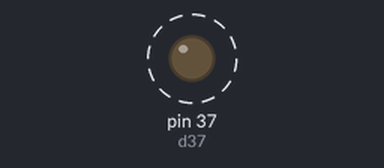
Recording of a sketch running on a simulated Arduino Mega 2560, built with avr-gcc and run on an emulated ATmega2560. Shown: output pins drawn as LEDs (lit = HIGH). Dashed ring = blinking.

Above: at 0.6 s.
Timing chart, 0 to 3.0 s (numbered marks = the images above):
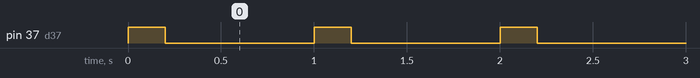

The sketch:

OneGeo_driverQ1.ino
```cpp
//autor Anderson--->arduino due test driver IXD1604
const int d37 = 37;

void setup() {
  pinMode(d37,OUTPUT);

}

void loop() {
  //pwm digital de periodo 1s con 20% ciclo util
  digitalWrite(d37,HIGH);
  delay(200);
  digitalWrite(d37,LOW);
  delay(800);

}
```

Measured:
- by itself, pin 37 (d37): alternates HIGH for 0.20 s and LOW for 0.80 s
